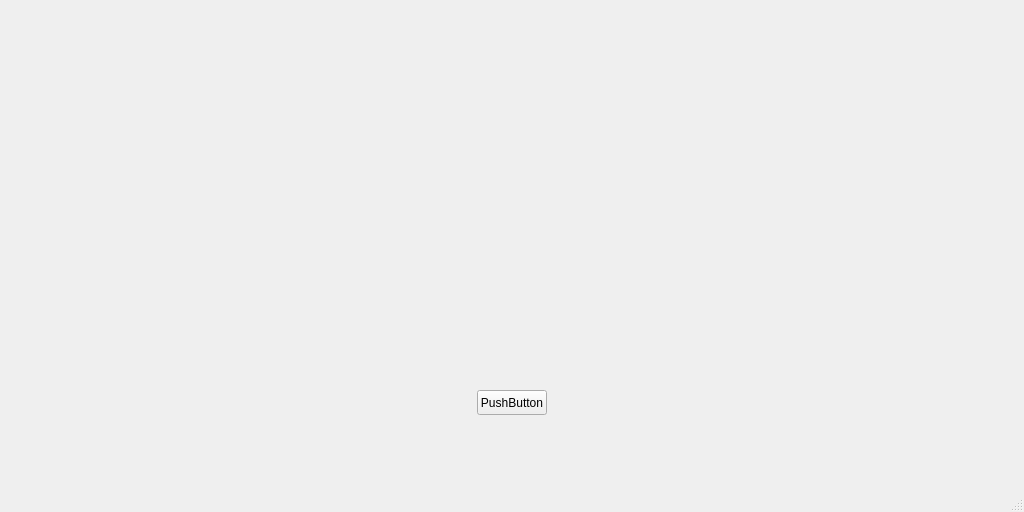
<?xml version="1.0" encoding="UTF-8"?>
<ui version="4.0">
 <class>MainWindow</class>
 <widget class="QMainWindow" name="MainWindow">
  <property name="geometry">
   <rect>
    <x>0</x>
    <y>0</y>
    <width>1024</width>
    <height>512</height>
   </rect>
  </property>
  <property name="windowTitle">
   <string>MainWindow</string>
  </property>
  <widget class="QWidget" name="centralwidget">
   <widget class="QPushButton" name="pushButton">
    <property name="geometry">
     <rect>
      <x>477</x>
      <y>390</y>
      <width>70</width>
      <height>25</height>
     </rect>
    </property>
    <property name="text">
     <string>PushButton</string>
    </property>
   </widget>
  </widget>
  <widget class="QMenuBar" name="menubar">
   <property name="geometry">
    <rect>
     <x>0</x>
     <y>0</y>
     <width>1024</width>
     <height>23</height>
    </rect>
   </property>
  </widget>
  <widget class="QStatusBar" name="statusbar"/>
 </widget>
 <resources/>
 <connections/>
</ui>
